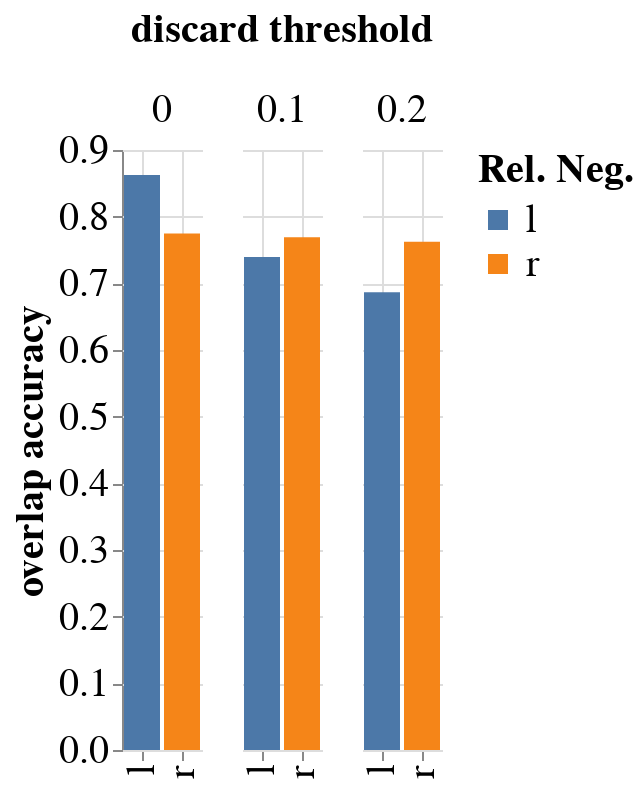

The notebook cell saved with this chart:
### Code cell
data = overlap_scores[overlap_scores['query type'] == 'dt-query']
chart_d = alt.Chart(data).mark_bar().encode(
    alt.X("reliable negative approach", title=None),
    alt.Y('score', title='overlap accuracy'),
    alt.Color('reliable negative approach', scale=alt.Scale(scheme='tableau10'), title = 'Rel. Neg.'), 
    alt.Column('discard threshold', header=alt.Header(titleFontSize=20, labelFontSize=20))
)
big_chart(chart_d, 20)

### Figure 1 — Vega-Lite specification as saved in the notebook (floating-point values rounded to 4 significant figures)
{"config": {"view": {"continuousWidth": 400, "continuousHeight": 300, "strokeWidth": 0}, "axis": {"grid": true, "labelFontSize": 20, "titleFontSize": 20}, "legend": {"labelFontSize": 20, "titleFontSize": 20}, "title": {"fontSize": 20}}, "data": {"name": "data-a4c135d79fbba266ef3b5c4f08715d56"}, "mark": "bar", "encoding": {"color": {"type": "nominal", "field": "reliable negative approach", "scale": {"scheme": "tableau10"}, "title": "Rel. Neg."}, "column": {"type": "quantitative", "field": "discard threshold", "header": {"labelFontSize": 20, "titleFontSize": 20}}, "x": {"type": "nominal", "field": "reliable negative approach", "title": null}, "y": {"type": "quantitative", "field": "score", "title": "overlap accuracy"}}, "$schema": "https://vega.github.io/schema/vega-lite/v4.8.1.json", "datasets": {"data-a4c135d79fbba266ef3b5c4f08715d56": [{"query type": "dt-query", "reliable negative approach": "r", "discard threshold": 0.0, "# learned contexts": 151, "score": 0.7748}, {"query type": "dt-query", "reliable negative approach": "l", "discard threshold": 0.0, "# learned contexts": 160, "score": 0.8625}, {"query type": "dt-query", "reliable negative approach": "r", "discard threshold": 0.1, "# learned contexts": 78, "score": 0.7692}, {"query type": "dt-query", "reliable negative approach": "l", "discard threshold": 0.1, "# learned contexts": 142, "score": 0.7394}, {"query type": "dt-query", "reliable negative approach": "r", "discard threshold": 0.2, "# learned contexts": 160, "score": 0.7625}, {"query type": "dt-query", "reliable negative approach": "l", "discard threshold": 0.2, "# learned contexts": 217, "score": 0.6866}]}}
